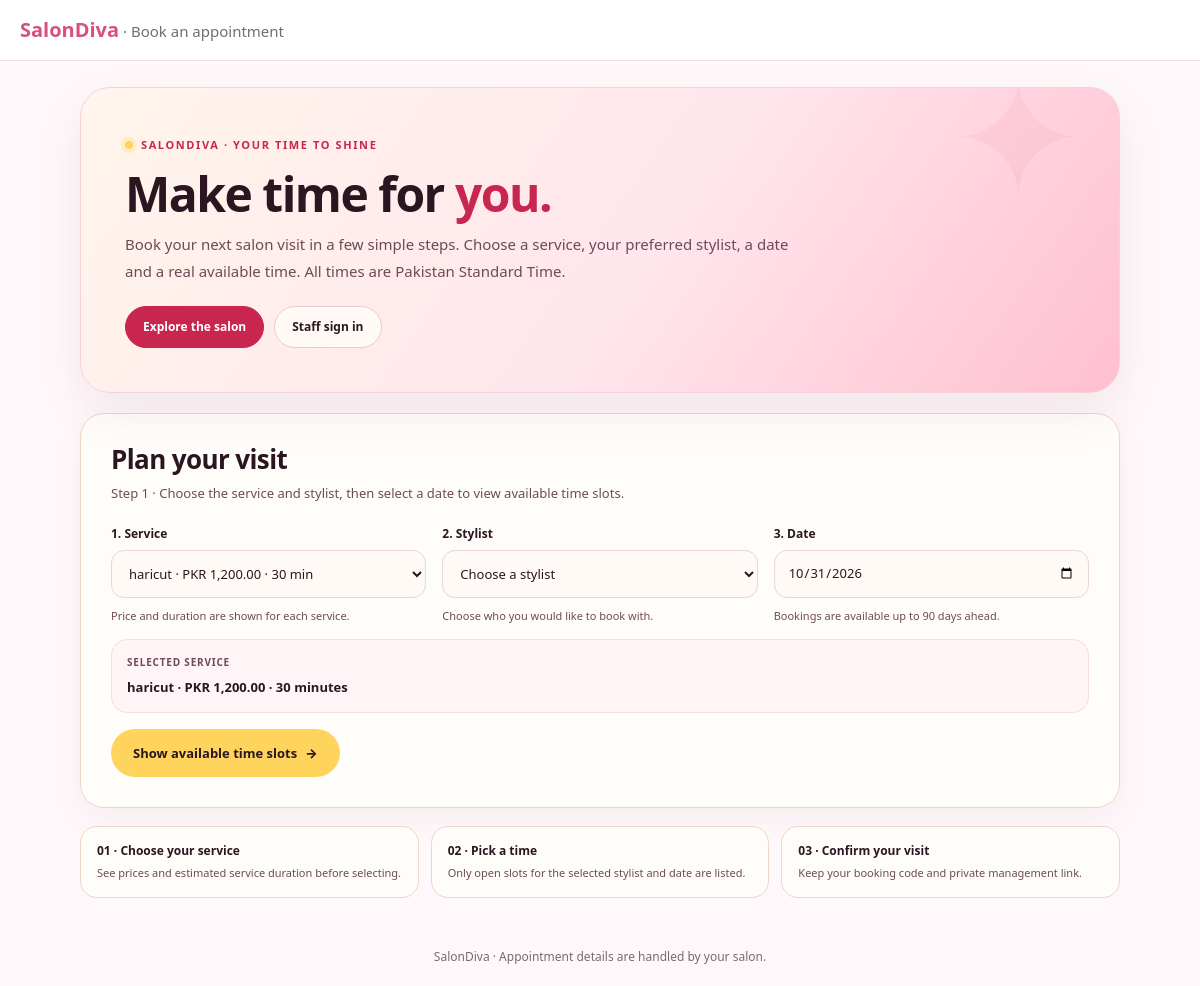
Screenshot of /booking.php?service_id=1 with the database file from the repository.
### tables this page shows
CREATE TABLE `services` (
  `id` bigint(20) UNSIGNED NOT NULL,
  `name` varchar(120) NOT NULL,
  `description` text DEFAULT NULL,
  `price` decimal(10,2) NOT NULL DEFAULT 0.00,
  `duration_minutes` smallint(5) UNSIGNED NOT NULL DEFAULT 30,
  `is_active` tinyint(1) NOT NULL DEFAULT 1,
  `created_by` bigint(20) UNSIGNED DEFAULT NULL,
  `created_at` timestamp NOT NULL DEFAULT current_timestamp(),
  `updated_at` timestamp NOT NULL DEFAULT current_timestamp() ON UPDATE current_timestamp()
);

### public/booking.php (the view, shortened to what this page needs)
<?php
require_once __DIR__ . '/../app/bootstrap.php';
require_once __DIR__ . '/../app/appointment_helpers.php';
$pdo=db();
$error=''; $success=null; $manageUrl='';
$services=$pdo->query('SELECT id,name,description,price,duration_minutes FROM services WHERE is_active=1 ORDER BY name')->fetchAll();
$serviceId=filter_var($_GET['service_id'] ?? $_POST['service_id'] ?? null,FILTER_VALIDATE_INT) ?: 0;
$date=(string)($_GET['date'] ?? $_POST['appointment_date'] ?? date('Y-m-d',strtotime('+1 day')));
$service= $serviceId ? sd_appt_service($pdo,$serviceId) : null;
$stylists=$service ? sd_appt_stylists($pdo,$serviceId) : [];
?>
<section class="booking-page">
  <div class="booking-hero">
    <span class="booking-kicker">SalonDiva · Your time to shine</span>
    <h1>Make time for <span style="color:#C8264F">you.</span></h1>
    <p>Book your next salon visit in a few simple steps. Choose a service, your preferred stylist, a date and a real available time. All times are Pakistan Standard Time.</p>
    <div class="booking-hero-actions">
      <a class="booking-link primary" href="../index.html">Explore the salon</a>
      <a class="booking-link soft" href="login.php">Staff sign in</a>
    </div>
  </div>
  <?php if ($success): ?>
    <section class="booking-card" aria-live="polite">
      <span class="booking-kicker">Booking confirmed</span>
      <h2 style="margin-top:12px">You're all set!</h2>
      <p class="booking-sub">Your appointment has been saved. Keep your booking code and private management link somewhere safe.</p>
      <div class="booking-code"><?=sd_appt_h((string)$success['booking_code'])?></div>
      <div class="booking-details">
        <div class="booking-detail"><span>Service</span><strong><?=sd_appt_h((string)$success['service_name_snapshot'])?></strong></div>
        <div class="booking-detail"><span>Stylist</span><strong><?=sd_appt_h((string)$success['stylist_name'])?></strong></div>
        <div class="booking-detail"><span>Date & time</span><strong><?=sd_appt_h(date('D, d M Y H:i',strtotime((string)$success['starts_at'])))?></strong></div>
      </div>
      <p><strong>Total: PKR <?=number_format((float)$success['service_price_snapshot'],2)?></strong></p>
      <div class="booking-private"><strong>Manage this booking privately</strong><br><a href="<?=sd_appt_h($manageUrl)?>">Reschedule or cancel appointment</a><br><span><?=sd_appt_h($manageUrl)?></span></div>
      <p class="booking-footer-note">A confirmation email or SMS is attempted only when your salon has configured notification delivery.</p>
      <div class="booking-hero-actions"><a class="booking-link primary" href="booking.php">Book another visit</a><a class="booking-link soft" href="../index.html">Back to homepage</a></div>
    </section>
  <?php else: ?>
    <form method="get" action="booking.php" id="bookingFilter" class="booking-card">
      <h2>Plan your visit</h2>
      <p class="booking-sub">Step 1 · Choose the service and stylist, then select a date to view available time slots.</p>
      <div class="booking-grid">
        <div class="booking-field"><label for="service_id">1. Service</label><select id="service_id" name="service_id" required><option value="">Choose a service</option><?php foreach($services as $sv): ?><option value="<?=(int)$sv['id']?>" <?=$serviceId===(int)$sv['id']?'selected':''?>><?=sd_appt_h((string)$sv['name'])?> · PKR <?=number_format((float)$sv['price'],2)?> · <?=(int)$sv['duration_minutes']?> min</option><?php endforeach; ?></select><span class="booking-hint">Price and duration are shown for each service.</span></div>
        <div class="booking-field"><label for="stylist_id">2. Stylist</label><select id="stylist_id" name="stylist_id" <?=$service ? 'required' : 'disabled'?>><option value=""><?= $service ? 'Choose a stylist' : 'Select a service first' ?></option></select><span class="booking-hint"><?= $service && !$stylists ? 'No active stylist is assigned to this service yet.' : 'Choose who you would like to book with.' ?></span></div>
        <div class="booking-field"><label for="date">3. Date</label><input id="date" type="date" name="date" min="<?=date('Y-m-d')?>" max="<?=date('Y-m-d',strtotime('+90 days'))?>" value="<?=sd_appt_h($date)?>" required><span class="booking-hint">Bookings are available up to 90 days ahead.</span></div>
      </div>
      <?php if ($service): ?><div class="booking-detail" style="margin:0 0 16px"><span>Selected service</span><strong><?=sd_appt_h((string)$service['name'])?> · PKR <?=number_format((float)$service['price'],2)?> · <?=(int)$service['duration_minutes']?> minutes</strong></div><?php endif; ?>
      <button class="booking-btn yellow" type="submit">Show available time slots <span aria-hidden="true">→</span></button>
    </form>
  <?php endif; ?>
  <div class="booking-steps" aria-label="Booking steps">
    <div class="booking-step"><b>01 · Choose your service</b><span>See prices and estimated service duration before selecting.</span></div>
    <div class="booking-step"><b>02 · Pick a time</b><span>Only open slots for the selected stylist and date are listed.</span></div>
    <div class="booking-step"><b>03 · Confirm your visit</b><span>Keep your booking code and private management link.</span></div>
  </div>
</section>

### app/appointment_helpers.php (style rules this page uses)
:root { --pink:#d84f83;--ink:#322832;--muted:#746b75;--line:#eadfe7;--bg:#fff8fb;--card:#fff;--good:#e7f8ed;--bad:#fff0f0 }
* { box-sizing:border-box }
body { margin:0;background:var(--bg);color:var(--ink);font:15px/1.5 system-ui,-apple-system,Segoe UI,sans-serif }
h1 { font-size:28px;margin:0 0 8px }
h2 { font-size:20px;margin:0 0 14px }
label { font-weight:650 }
input,select,textarea { width:100%;border:1px solid #d9ccd5;border-radius:9px;padding:10px 11px;background:#fff;color:var(--ink);font:inherit }

### rows the page displays
services: name "haricut", price "1,200.00", duration_minutes "30"

### other values shown
sd_appt_h($title) "Book an appointment"
form field service_id "haricut · PKR 1,200.00 · 30 min"
